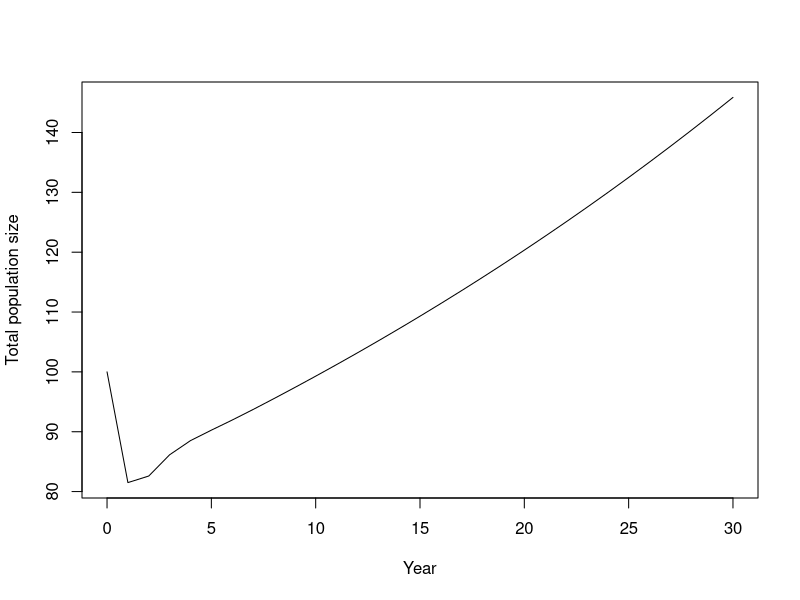
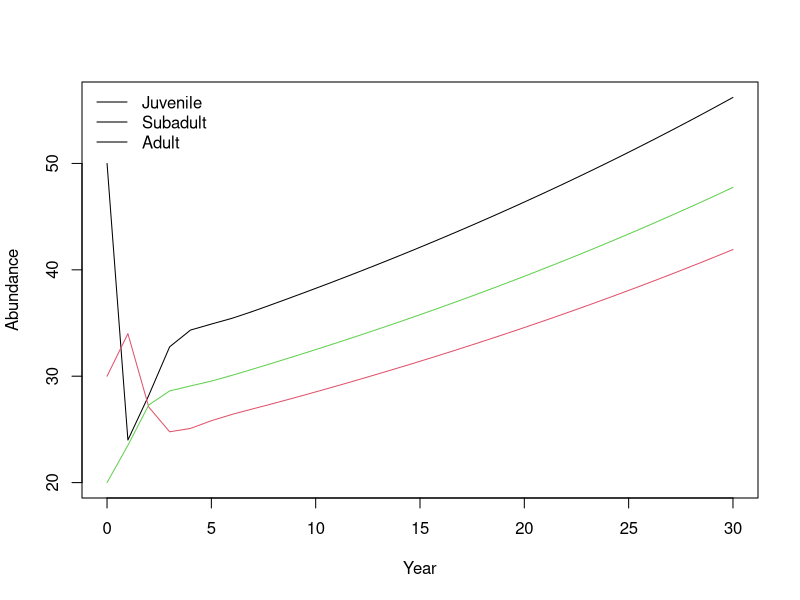
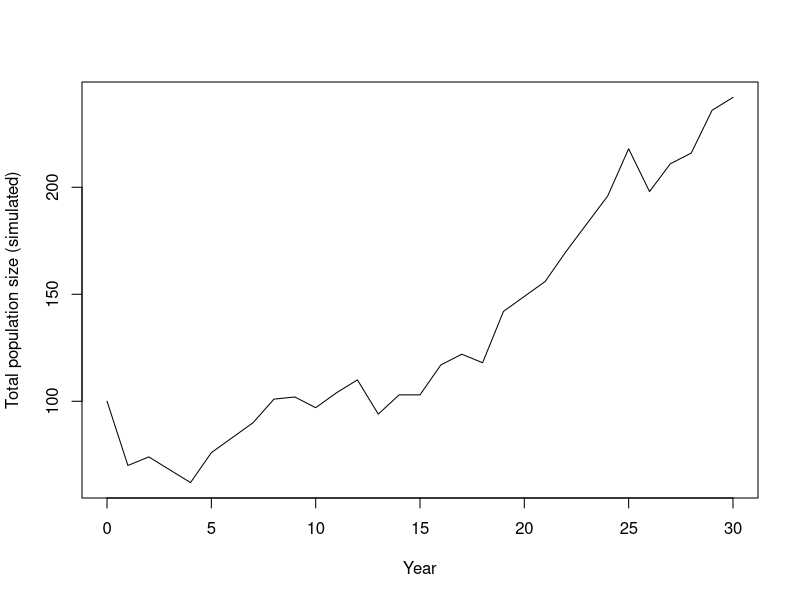
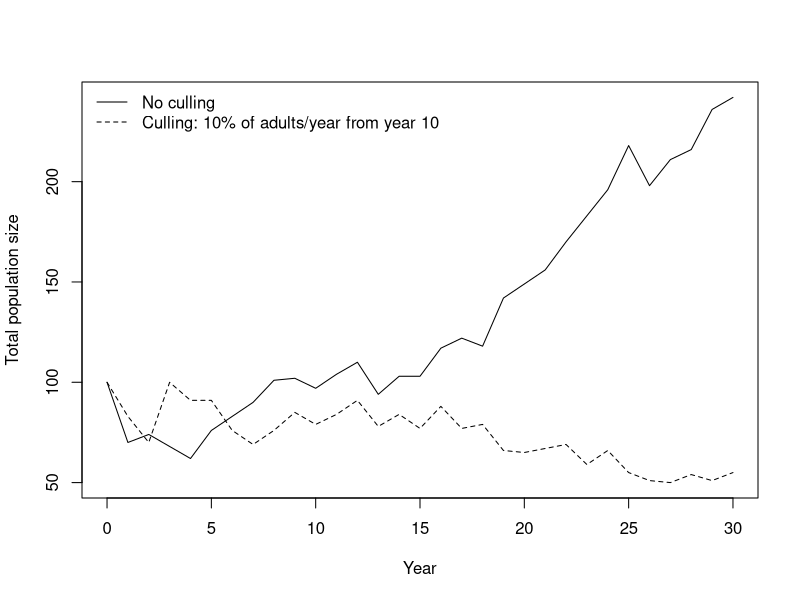
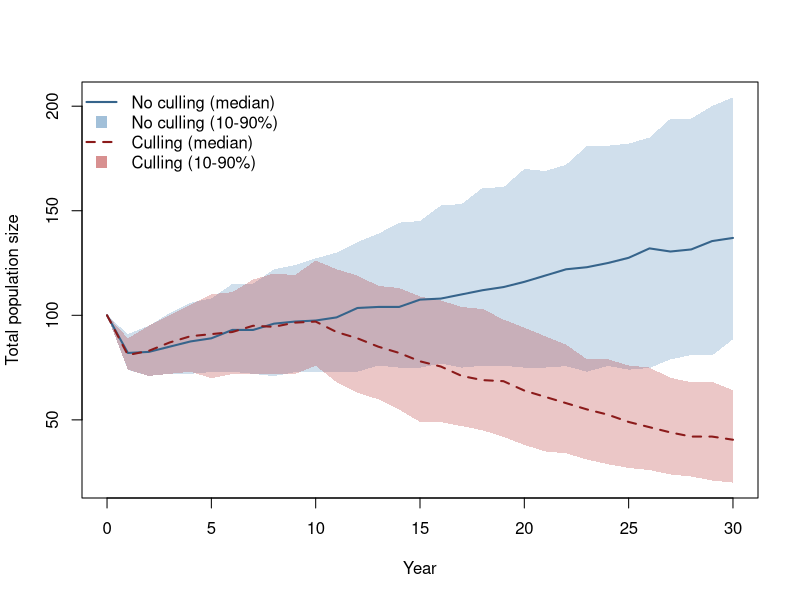

These figures' R source, in order:
## ---- chunk 1
# Vital rates for a 1-year projection interval
F_A <- 1.2   # recruits (juveniles) per adult per year
G_J <- 0.35  # juvenile -> subadult (survive + grow)
P_S <- 0.55  # subadult -> subadult (survive + stay)
G_S <- 0.25  # subadult -> adult (survive + grow)
P_A <- 0.80  # adult -> adult (survive + stay)

# Build the projection matrix (rows = stage at t+1, cols = stage at t)
A <- matrix(
  c(0,   0,   F_A,
    G_J, P_S, 0,
    0,   G_S, P_A),
  nrow = 3, byrow = TRUE
)

dimnames(A) <- list(
  c("Juvenile", "Subadult", "Adult"),
  c("Juvenile", "Subadult", "Adult")
)

# Print matrix so we can check entries
A
## ---- chunk 2
# Initial population vector (year 0)
n0 <- c(Juvenile = 50, Subadult = 30, Adult = 20)
n0
## ---- chunk 3
# Deterministic one-step update
n1 <- A %*% n0
n1
## ---- chunk 4
# Number of projection steps
years <- 30

# Matrix to store yearly stage abundances
nmat <- matrix(NA_real_, nrow = years + 1, ncol = length(n0))
colnames(nmat) <- names(n0)

# Set initial year
nmat[1, ] <- n0

# Project forward one year at a time
for (t in 1:years) {
  nmat[t + 1, ] <- as.numeric(A %*% nmat[t, ])
}

head(nmat, 6)
## ---- chunk 5
# Total abundance each year
totalN <- rowSums(nmat)

# Plot total abundance
plot(
  0:years, totalN, type = "l",
  xlab = "Year", ylab = "Total population size"
)

# Plot stage-specific abundances
matplot(
  0:years, nmat, type = "l", lty = 1,
  xlab = "Year", ylab = "Abundance"
)
legend("topleft", legend = colnames(nmat), lty = 1, bty = "n")
## ---- chunk 6
# Eigenvalues of the projection matrix
eig <- eigen(A)

# Dominant eigenvalue is asymptotic growth rate lambda
lambda <- Re(eig$values[which.max(Re(eig$values))])
lambda
## ---- chunk 7
# basic validity check: probabilities should sum to <= 1
stopifnot(G_S + P_S <= 1)
## ---- chunk 8
simulate_once <- function(A, n0, years,
                          cull_stage = "Adult", cull_prop = 0, cull_n = 0,
                          cull_start = 10) {
  # Step 1: read the vital rates from the projection matrix
  F_A <- A["Juvenile", "Adult"]
  G_J <- A["Subadult", "Juvenile"]
  P_S <- A["Subadult", "Subadult"]
  G_S <- A["Adult", "Subadult"]
  P_A <- A["Adult", "Adult"]

  # Step 2: a matrix to store the trajectory, with year 0 in row 1
  out <- matrix(0L, nrow = years + 1, ncol = 3)
  colnames(out) <- c("Juvenile", "Subadult", "Adult")
  out[1, ] <- as.integer(n0[c("Juvenile", "Subadult", "Adult")])

  for (t in 1:years) {
    year <- t - 1 # row t holds year t - 1

    # Step 3: current stage counts at the census
    n_now <- out[t, ]

    # Step 4: culling, once the start year has been reached
    if (year >= cull_start) {
      removed <- rbinom(1, size = n_now[cull_stage], prob = cull_prop) + cull_n
      removed <- min(removed, n_now[cull_stage]) # cannot remove more than are there
      n_now[cull_stage] <- n_now[cull_stage] - removed
    }
    nJ <- n_now["Juvenile"]
    nS <- n_now["Subadult"]
    nA <- n_now["Adult"]

    # Step 5: births, survival and transitions
    newJ <- rpois(1, lambda = F_A * nA)          # births from adults
    J_to_S <- rbinom(1, size = nJ, prob = G_J)    # juvenile -> subadult
    S_stay <- rbinom(1, size = nS, prob = P_S)    # subadult stays subadult
    S_remaining <- nS - S_stay                    # the rest either grow or die
    p_grow_cond <- if ((1 - P_S) > 0) G_S / (1 - P_S) else 0
    S_to_A <- rbinom(1, size = S_remaining, prob = p_grow_cond)
    A_surv <- rbinom(1, size = nA, prob = P_A)    # adult survival

    # Step 6: write next year's abundances
    out[t + 1, "Juvenile"] <- newJ
    out[t + 1, "Subadult"] <- J_to_S + S_stay
    out[t + 1, "Adult"] <- S_to_A + A_surv
  }
  out
}
## ---- chunk 9
set.seed(1201)
## ---- chunk 10
sim1 <- simulate_once(A, n0, years)

# Plot the total population trajectory
plot(0:years, rowSums(sim1), type = "l",
     xlab = "Year", ylab = "Total population size (simulated)")
## ---- chunk 11
tot_no <- rowSums(sim1)
(realised_lambda_no <- (tot_no[years + 1] / tot_no[1])^(1 / years))
## ---- chunk 12
A_harvest <- A
A_harvest[, "Adult"] <- A_harvest[, "Adult"] * 0.9
(lambda_harvest <- max(Re(eigen(A_harvest)$values)))
## ---- chunk 13
set.seed(1202)
## ---- chunk 14
sim_cull <- simulate_once(A, n0, years,
                          cull_stage = "Adult", cull_prop = 0.1, cull_start = 10)

# Compare trajectories: solid = no culling, dashed = culling
plot(0:years, rowSums(sim1), type = "l",
     xlab = "Year", ylab = "Total population size",
     ylim = range(c(rowSums(sim1), rowSums(sim_cull))))
lines(0:years, rowSums(sim_cull), lty = 2)
legend("topleft", legend = c("No culling", "Culling: 10% of adults/year from year 10"),
       lty = c(1, 2), bty = "n")
## ---- chunk 15
# Realised lambda from each simulated trajectory
tot_cu <- rowSums(sim_cull)
realised_lambda_cu <- (tot_cu[years + 1] / tot_cu[1])^(1 / years)

data.frame(
  scenario = c("No culling", "Culling"),
  final_N = c(tot_no[years + 1], tot_cu[years + 1]),
  realised_lambda = c(realised_lambda_no, realised_lambda_cu)
)
## ---- chunk 16
set.seed(1203)
## ---- chunk 17

# Number of Monte Carlo replicates
nreps <- 200

# Store total abundance per year (rows) for each replicate (columns)
totals_no <- matrix(NA_real_, nrow = years + 1, ncol = nreps)
totals_cull <- matrix(NA_real_, nrow = years + 1, ncol = nreps)

for (rep in 1:nreps) {
  # Scenario A: no culling
  totals_no[, rep] <- rowSums(simulate_once(A, n0, years))
  # Scenario B: 10% of adults harvested each year from year 10
  totals_cull[, rep] <- rowSums(simulate_once(A, n0, years,
                                              cull_stage = "Adult",
                                              cull_prop = 0.1))
}

# Summarise each year across replicates (median and 10-90% interval)
summarise_reps <- function(totals) {
  data.frame(
    year = 0:(nrow(totals) - 1),
    median = apply(totals, 1, median),
    lo = apply(totals, 1, quantile, probs = 0.1),
    hi = apply(totals, 1, quantile, probs = 0.9)
  )
}
sum_no <- summarise_reps(totals_no)
sum_cu <- summarise_reps(totals_cull)

# Scenario A vs Scenario B: compare summaries in one figure
plot(sum_no$year, sum_no$median, type = "n",
     xlab = "Year", ylab = "Total population size",
     ylim = range(c(sum_no$lo, sum_no$hi, sum_cu$lo, sum_cu$hi)))

# Ribbon for no-culling uncertainty (10-90%)
polygon(
  x = c(sum_no$year, rev(sum_no$year)),
  y = c(sum_no$lo, rev(sum_no$hi)),
  col = grDevices::adjustcolor("steelblue", alpha.f = 0.25),
  border = NA
)

# Ribbon for culling uncertainty (10-90%)
polygon(
  x = c(sum_cu$year, rev(sum_cu$year)),
  y = c(sum_cu$lo, rev(sum_cu$hi)),
  col = grDevices::adjustcolor("firebrick", alpha.f = 0.25),
  border = NA
)

# Median trajectories on top of ribbons
lines(sum_no$year, sum_no$median, lwd = 2, col = "steelblue4")
lines(sum_cu$year, sum_cu$median, lwd = 2, lty = 2, col = "firebrick4")

legend("topleft",
       legend = c("No culling (median)", "No culling (10-90%)",
                  "Culling (median)", "Culling (10-90%)"),
       lty = c(1, NA, 2, NA),
       lwd = c(2, NA, 2, NA),
       pch = c(NA, 15, NA, 15),
       col = c("steelblue4", grDevices::adjustcolor("steelblue", alpha.f = 0.5),
               "firebrick4", grDevices::adjustcolor("firebrick", alpha.f = 0.5)),
       pt.cex = c(1, 1.5, 1, 1.5),
       bty = "n")
## ---- chunk 18
data.frame(
  scenario = c("No culling", "Culling 10% of adults"),
  median_final_N = c(median(totals_no[years + 1, ]), median(totals_cull[years + 1, ])),
  prob_extinct = c(mean(totals_no[years + 1, ] == 0), mean(totals_cull[years + 1, ] == 0))
)
